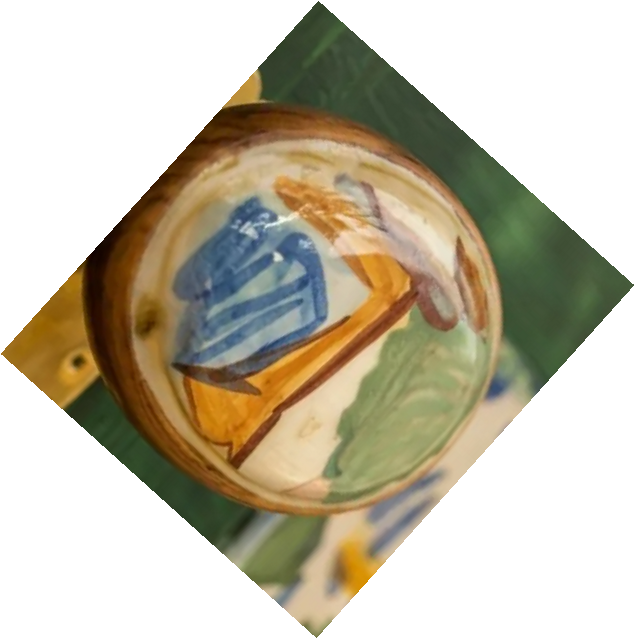
#> input picture scripts/rot_base.png, 635 x 639 px, found by its file name
$ python create_perfect_knob.py
#> lines starting #> are read from the running program, lines starting #| are printed output that depends on the picture
from PIL import Image, ImageDraw, ImageFilter, ImageEnhance

# Load base rotated image
rot = Image.open("scripts/rot_base.png").convert("RGBA")
#> rot is the input picture: PIL image 635x639 RGBA; mean R, G, B, A 67.5, 60.4, 41.6, 126.9
rw, rh = rot.size
#> rw = 635; rh = 639

# Let's inspect the ceramic boundary in the rotated image:
# Center is around (324, 322)
# Radius X (horizontal): ~ 172
# Radius Y (vertical): ~ 138

# Test ceramic crop:
# Let's test cropping with an ellipse
cx, cy = 324, 322
rx, ry = 172, 138

crop_ceramic = rot.crop((cx - rx, cy - ry, cx + rx, cy + ry))
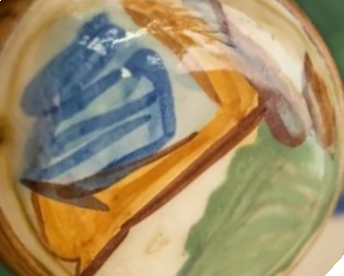
#> crop_ceramic: PIL image 344x276 RGBA; mean R, G, B, A 159.9, 141.3, 104.4, 254.5; transparent parts drawn white
# Now resize to a square circle (512x512)
ceramic_512 = crop_ceramic.resize((512, 512), Image.Resampling.LANCZOS)
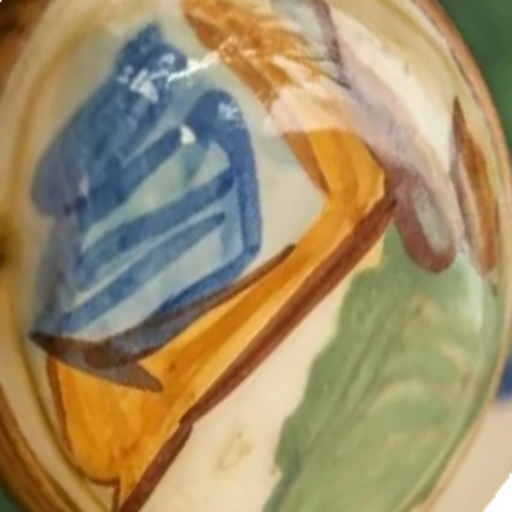
#> ceramic_512: PIL image 512x512 RGBA; mean R, G, B, A 160, 141.4, 104.5, 254.5; transparent parts drawn white

# Anti-aliased circle mask
mask_1024 = Image.new('L', (1024, 1024), 0)
#> mask_1024: PIL image 1024x1024 L; every value is 0
d = ImageDraw.Draw(mask_1024)
d.ellipse((16, 16, 1008, 1008), fill=255)
mask_1024 = mask_1024.filter(ImageFilter.GaussianBlur(radius=5))
mask_512 = mask_1024.resize((512, 512), Image.Resampling.LANCZOS)
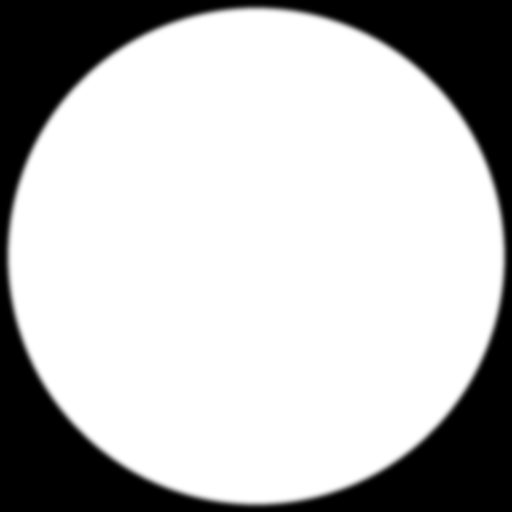
#> mask_512: PIL image 512x512 L; min 0, max 255, mean 188.3

ceramic_final = Image.new('RGBA', (512, 512), (0, 0, 0, 0))
#> ceramic_final: PIL image 512x512 RGBA; every value is 0
ceramic_final.paste(ceramic_512, (0, 0), mask_512)
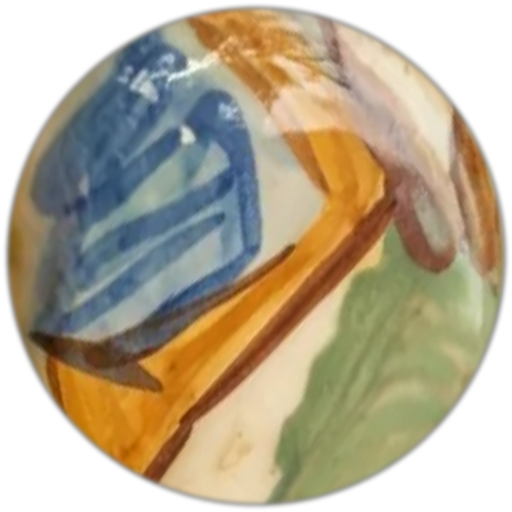
#> ceramic_final: PIL image 512x512 RGBA; mean R, G, B, A 117.4, 105.3, 81, 188.3; transparent parts drawn white

# Slight color pop & clarity enhancement
enhancer = ImageEnhance.Color(ceramic_final)
# enhance color slightly to keep rich hand-painted vibrant colors
ceramic_final = enhancer.enhance(1.08)

ceramic_final.save(r"public\poignees\knob_user_new.png")
print("Saved public\\poignees\\knob_user_new.png")

# Also let's do the FULL KNOB (with the authentic wooden rim from the user's photo):
# In rot, the wood rim extends beyond the ceramic:
# Wood rx ~ 205, ry ~ 168, center around (324, 322)
rx_w, ry_w = 202, 164
crop_wood = rot.crop((cx - rx_w, cy - ry_w, cx + rx_w, cy + ry_w))
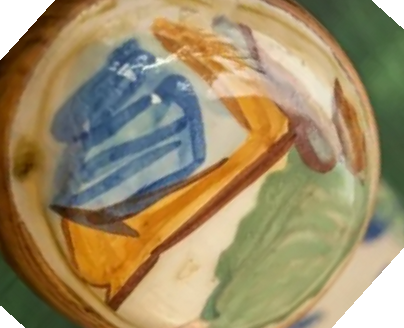
#> crop_wood: PIL image 404x328 RGBA; mean R, G, B, A 146.8, 130.1, 93.6, 244.7; transparent parts drawn white
wood_512 = crop_wood.resize((512, 512), Image.Resampling.LANCZOS)
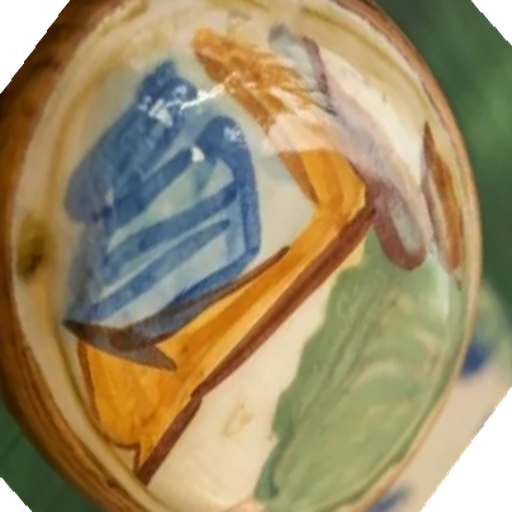
#> wood_512: PIL image 512x512 RGBA; mean R, G, B, A 147.2, 130.4, 93.9, 244.7; transparent parts drawn white

wood_final = Image.new('RGBA', (512, 512), (0, 0, 0, 0))
wood_final.paste(wood_512, (0, 0), mask_512)
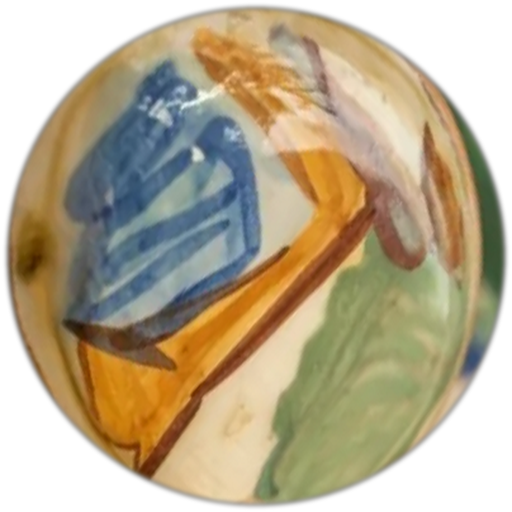
#> wood_final: PIL image 512x512 RGBA; mean R, G, B, A 119.4, 106, 78.4, 188.3; transparent parts drawn white
wood_final.save(r"public\poignees\knob_user_new_full.png")
print("Saved public\\poignees\\knob_user_new_full.png")
